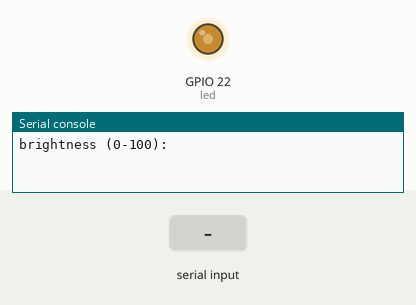
The program below on a simulated ESP32 board running MicroPython. On the bench: output pins drawn as LEDs (lit = HIGH), the last lines printed to the serial console. Inputs (shaded band) come from the test bench.

Above: at 1.2 s.
1.3 s: "5" typed at the serial console, then Enter
At 2.3 s:
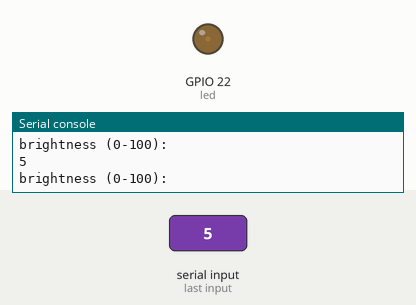
2.8 s: "90" typed at the serial console, then Enter
At 3.5 s:
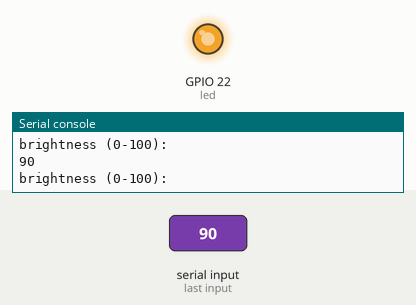
4.3 s: "0" typed at the serial console, then Enter
At 4.6 s:
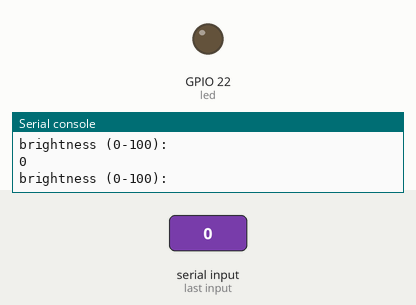
Timing chart, 0 to 7.3 s (numbered marks = the images above; inputs shaded):
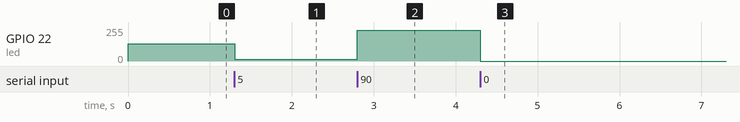

The program:

07_04_pwm_percent.py
```python
from machine import Pin, PWM
from time import sleep

led = PWM(Pin(22))

while True:
    brightness_str = input('brightness (0-100):')
    brightness = int(int(brightness_str) * 65535 / 100)
    led.duty_u16(brightness)
```

Measured:
- after the input at 1.3 s, GPIO 22 (led): 128/255 → 13/255 at once
- after the input at 2.8 s, GPIO 22 (led): 13/255 → 229/255 at once
- after the input at 4.3 s, GPIO 22 (led): 229/255 → 0/255 at once
